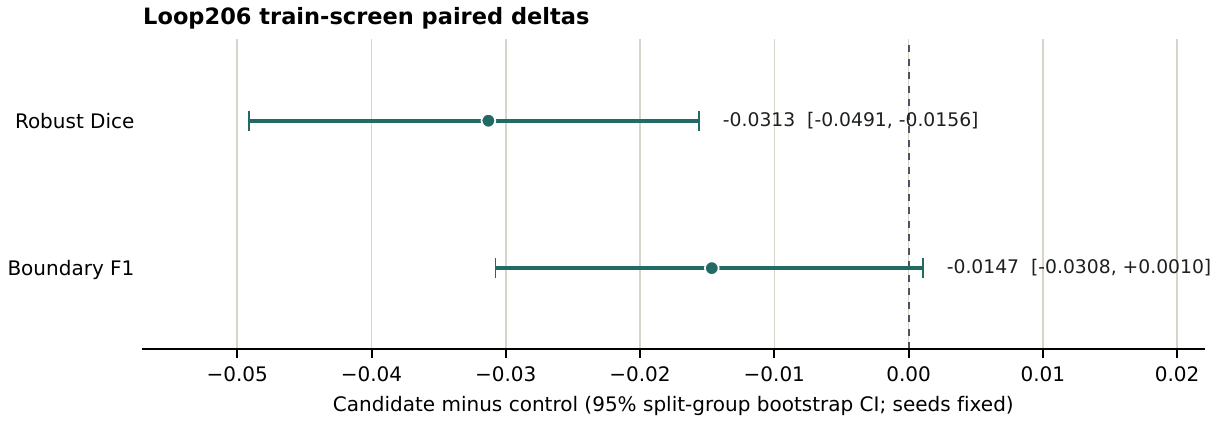
#> input picture presentation/interactive/assets/loop206-delta.png, 1224 x 423 px
$ python -i image_quality.py   (imports and definitions only)   (older library calls are emulated)
#> lines starting #> are read from the running program, lines starting #| are printed output that depends on the picture
from __future__ import annotations

import cv2
import numpy as np


def luminance_stats(image: np.ndarray) -> tuple[float, float]:
    gray = cv2.cvtColor(image, cv2.COLOR_RGB2GRAY).astype(np.float32)
    return float(gray.mean()), float(gray.std())


def _luminance(image: np.ndarray) -> np.ndarray:
    return cv2.cvtColor(image, cv2.COLOR_RGB2GRAY).astype(np.float32)


def laplacian_variance(image: np.ndarray) -> float:
    gray = _luminance(image)
    return float(cv2.Laplacian(gray, cv2.CV_32F).var())


def entropy(image: np.ndarray) -> float:
    gray = _luminance(image).astype(np.uint8)
    hist = np.bincount(gray.ravel(), minlength=256).astype(np.float64)
    probabilities = hist / max(float(hist.sum()), 1.0)
    probabilities = probabilities[probabilities > 0.0]
    return float(-(probabilities * np.log2(probabilities)).sum())


def jpeg_blockiness_score(image: np.ndarray, *, block_size: int = 8) -> float:
    """Estimate 8x8 blocking artifacts from boundary vs non-boundary luminance jumps."""
    gray = _luminance(image)
    if gray.shape[0] <= block_size or gray.shape[1] <= block_size:
        return 0.0

    vertical_diffs = np.abs(np.diff(gray, axis=1))
    horizontal_diffs = np.abs(np.diff(gray, axis=0))

    vertical_boundary = vertical_diffs[:, block_size - 1 :: block_size]
    horizontal_boundary = horizontal_diffs[block_size - 1 :: block_size, :]

    vertical_mask = np.ones(vertical_diffs.shape[1], dtype=bool)
    vertical_mask[block_size - 1 :: block_size] = False
    horizontal_mask = np.ones(horizontal_diffs.shape[0], dtype=bool)
    horizontal_mask[block_size - 1 :: block_size] = False

    boundary_mean = float(np.concatenate([vertical_boundary.ravel(), horizontal_boundary.ravel()]).mean())
    non_boundary_values = np.concatenate(
        [vertical_diffs[:, vertical_mask].ravel(), horizontal_diffs[horizontal_mask, :].ravel()]
    )
    non_boundary_mean = float(non_boundary_values.mean()) if non_boundary_values.size else 0.0
    return max(0.0, boundary_mean - non_boundary_mean) / 255.0


def quality_features(image: np.ndarray) -> dict[str, float]:
    mean, std = luminance_stats(image)
    return {
        "luminance_mean": mean,
        "luminance_std": std,
        "laplacian_var": laplacian_variance(image),
        "entropy": entropy(image),
        "jpeg_blockiness": jpeg_blockiness_score(image),
    }


def classify_quality(
    image: np.ndarray,
    *,
    low_brightness_mean: float = 122.0,
    low_contrast_std: float = 13.0,
) -> str:
    mean, std = luminance_stats(image)
    if mean < low_brightness_mean:
        return "low_brightness"
    if std < low_contrast_std:
        return "low_contrast"
    return "clean"


def classify_domain_quality(
    image: np.ndarray,
    *,
    low_brightness_mean: float = 122.0,
    low_contrast_std: float = 13.0,
    jpeg_blockiness_min: float = 0.02,
) -> str:
    features = quality_features(image)
    if features["luminance_mean"] < low_brightness_mean:
        return "low_brightness"
    if features["jpeg_blockiness"] >= jpeg_blockiness_min:
        return "jpeg_compression"
    if features["luminance_std"] < low_contrast_std:
        return "low_contrast"
    return "clean"


def parse_quality_thresholds(spec: str) -> dict[str, float]:
    thresholds: dict[str, float] = {}
    for item in spec.split(","):
        if not item.strip():
            continue
        if ":" not in item:
            raise ValueError("quality thresholds must use NAME:THRESHOLD format.")
        name, value = item.split(":", 1)
        thresholds[name.strip()] = float(value)
    if "clean" not in thresholds:
        raise ValueError("quality thresholds must include clean.")
    return thresholds

>>> import cv2
>>> picture = cv2.cvtColor(cv2.imread('../../presentation/interactive/assets/loop206-delta.png'), cv2.COLOR_BGR2RGB)
>>> result = quality_features(picture)
#> in quality_features, `mean, std = luminance_stats(image)`: mean = 247.3; std = 38.74
#> in entropy, `hist = np.bincount(gray.ravel(), minlength=256).astype(np.float64)`: hist = 256 values, max 491618 at index 255, min 12 at index 103, mean 2022.5
#> in entropy, `probabilities = hist / max(float(hist.sum()), 1.0)`: probabilities = 256 values, max 0.95 at index 255, min 2.32e-05 at index 103, mean 0.00391
#> in jpeg_blockiness_score, `vertical_diffs = np.abs(np.diff(gray, axis=1))`:
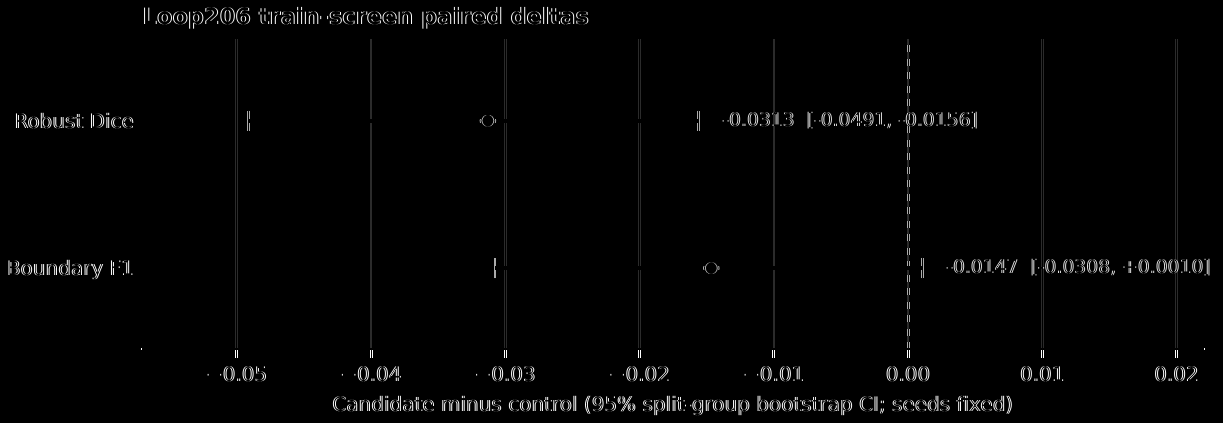
#> vertical_diffs: shape (423, 1223) float32; min 0, max 255, mean 3.8
#> in jpeg_blockiness_score, `horizontal_diffs = np.abs(np.diff(gray, axis=0))`:
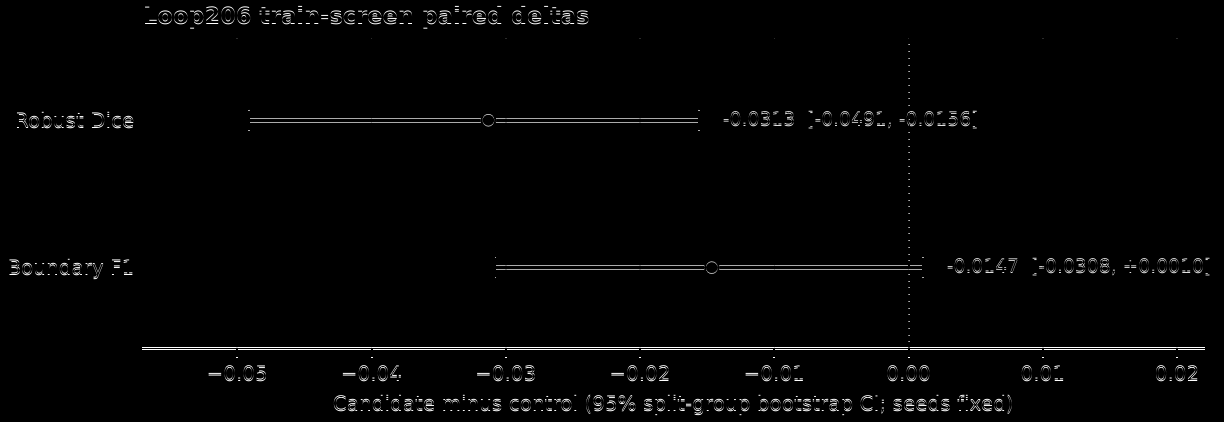
#> horizontal_diffs: shape (422, 1224) float32; min 0, max 255, mean 4.2
#> in jpeg_blockiness_score, `vertical_boundary = vertical_diffs[:, block_size - 1 :: block_size]`:
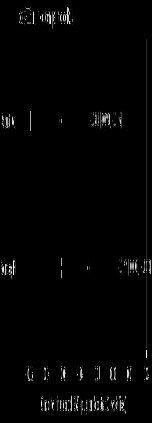
#> vertical_boundary: shape (423, 152) float32; min 0, max 255, mean 3.5
#> in jpeg_blockiness_score, `horizontal_boundary = horizontal_diffs[block_size - 1 :: block_size, :]`:
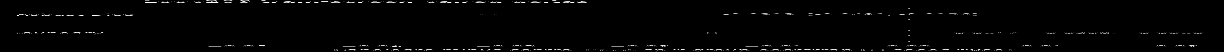
#> horizontal_boundary: shape (52, 1224) float32; min 0, max 255, mean 3.8
#> in jpeg_blockiness_score, `boundary_mean = float(np.concatenate([vertical_boundary.ravel(), horiz..`: boundary_mean = 3.69
#> in jpeg_blockiness_score, `non_boundary_mean = float(non_boundary_values.mean()) if non_boundary_..`: non_boundary_mean = 4.04
#> result = {'luminance_mean': 247.3, 'luminance_std': 38.74, 'laplacian_var': 2820.2, 'entropy': 0.557, 'jpeg_blockiness': 0}
